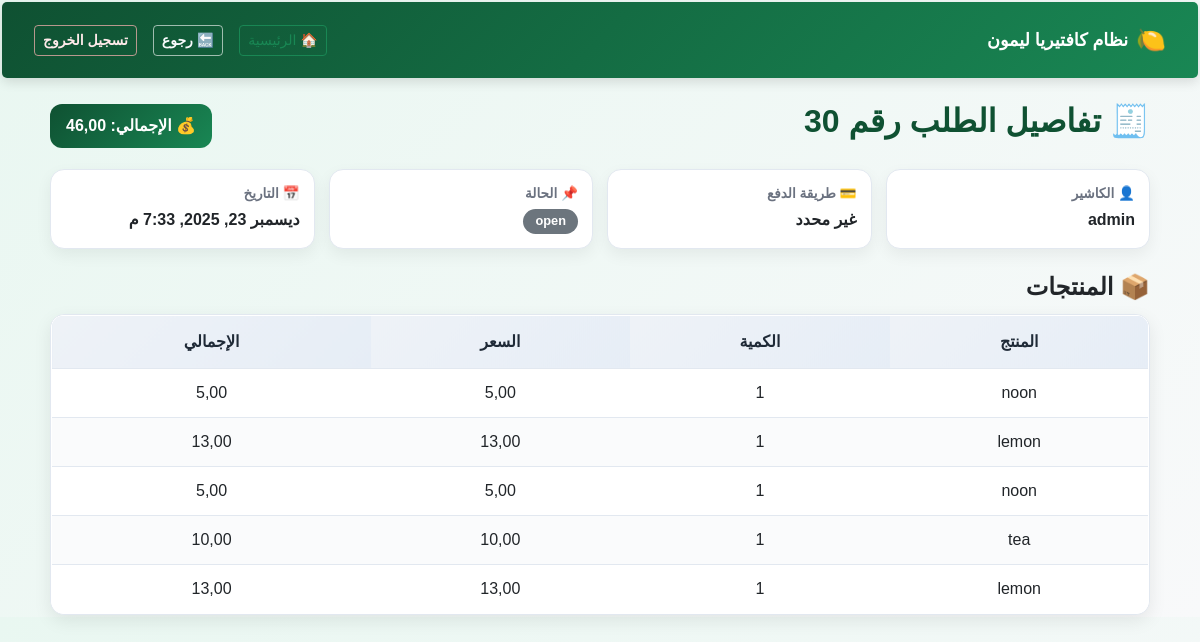
Page /reports/sales/30/ (signed in) on the earlier database version.
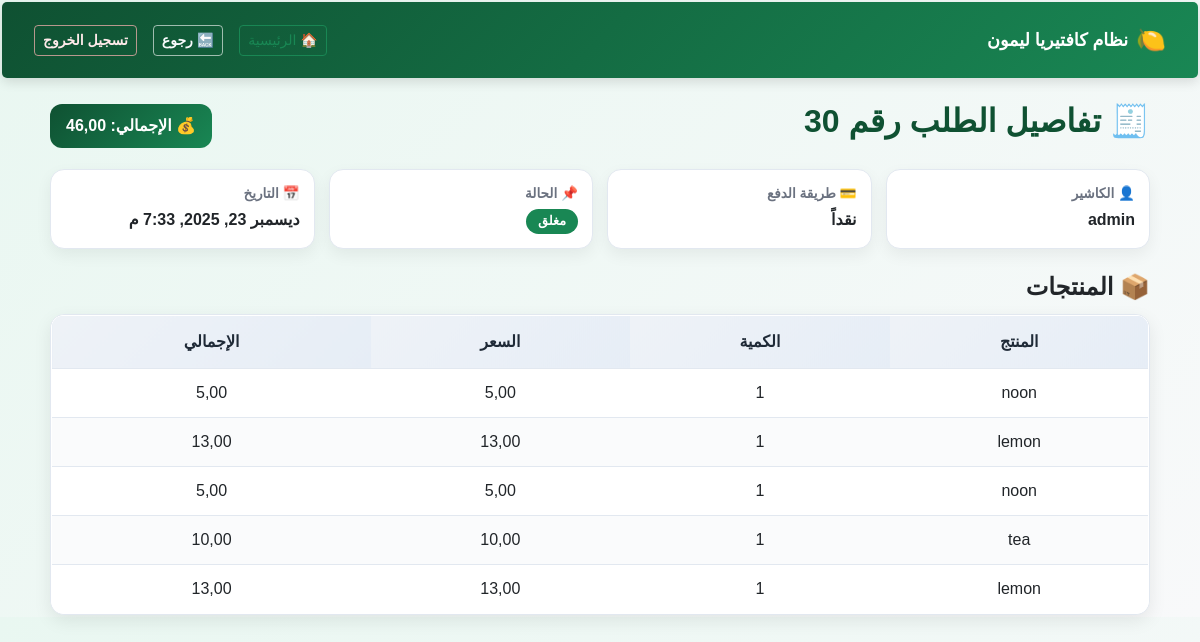
Same page on the later database version.
### sales/models.py (models this page shows, shortened)
class Ticket(models.Model):
    PAYMENT_CHOICES = (
        ('cash', 'نقداً'),
        ('transfer', 'تحويل'),
    )
    STATUS_CHOICES = (
        ('open', 'مفتوح'),
        ('closed', 'مغلق'),
    )
    cashier = models.ForeignKey(
        settings.AUTH_USER_MODEL,
        on_delete=models.CASCADE,
        verbose_name="الكاشير"
    )
    status = models.CharField(
        max_length=10,
        choices=STATUS_CHOICES,
        default='open'
    )
    payment_method = models.CharField(
        max_length=10,
        choices=PAYMENT_CHOICES,
        null=True,
        blank=True
    )
    transfer_number = models.CharField(
        max_length=50,
        null=True,
        blank=True
    )
    created_at = models.DateTimeField(auto_now_add=True)
    def total_amount(self):
        return sum(item.subtotal() for item in self.items.all())

class TicketItem(models.Model):
    ticket = models.ForeignKey(
        Ticket,
        related_name='items',
        on_delete=models.CASCADE
    )
    product = models.ForeignKey(Product, on_delete=models.CASCADE)
    quantity = models.PositiveIntegerField(default=1)
    price = models.DecimalField(max_digits=10, decimal_places=2)
    def subtotal(self):
        return self.price * self.quantity

### staff/models.py (models this page shows, shortened)
class CustomUser(AbstractUser):
    ROLES = (
        ('manager', 'مدير'),
        ('cashier', 'كاشير'),
        ('staff', 'موظف'),
    )
    role = models.CharField(max_length=20, choices=ROLES, default='staff')
    full_name = models.CharField(max_length=150)
    phone_number = models.CharField(max_length=20, blank=True)
    location = models.CharField(max_length=255, blank=True)
    manager_pin = models.CharField(
        max_length=128,
        blank=True,
        null=True,
        verbose_name="رمز المدير"
    )

### reports/views.py (the view)
# urls.py: path('sales/<int:ticket_id>/', views.ticket_detail, name='ticket_detail'),
@user_passes_test(is_manager)
def ticket_detail(request, ticket_id):
    ticket = get_object_or_404(Ticket, id=ticket_id)
    items = TicketItem.objects.filter(ticket=ticket).select_related('product')
    return render(request, 'reports/ticket_detail.html', {
        'ticket': ticket,
        'items': items
    })

### pos_system/utils.py (called while the page is built)
def is_manager(user):
    return user.is_authenticated and user.role == 'manager'

### templates/reports/ticket_detail.html (shortened to what this page needs)
{% extends "base.html" %}
{% load static %}
{% block extra_css %}
<link rel="stylesheet" href="{% static 'css/ticket-detail.css' %}">
{% endblock %}
{% block content %}
<div class="ticket-detail-page">
    <div class="ticket-header">
        <h2>🧾 تفاصيل الطلب رقم {{ ticket.id }}</h2>
        <div class="ticket-total">
            💰 الإجمالي: <strong>{{ ticket.total_amount }}</strong>
        </div>
    </div>
    <div class="ticket-info-grid">
        <div class="info-card">
            <span class="info-label">👤 الكاشير</span>
            <span class="info-value">
                {{ ticket.cashier.full_name|default:ticket.cashier.username }}
            </span>
        </div>
        <div class="info-card">
            <span class="info-label">💳 طريقة الدفع</span>
            <span class="info-value">
                {% if ticket.payment_method == 'cash' %}
                    نقداً
                {% else %}
                    غير محدد
                {% endif %}
            </span>
        </div>
        <div class="info-card">
            <span class="info-label">📌 الحالة</span>
            <span class="info-value">
                {% if ticket.status == 'closed' %}
                    <span class="badge badge-success">مغلق</span>
                {% elif ticket.status == 'refunded' %}
                    <span class="badge badge-danger">مُرجع</span>
                {% else %}
                    <span class="badge badge-secondary">{{ ticket.status }}</span>
                {% endif %}
            </span>
        </div>
        <div class="info-card">
            <span class="info-label">📅 التاريخ</span>
            <span class="info-value">
                {{ ticket.created_at }}
            </span>
        </div>
    </div>
    <div class="products-section">
        <h4>📦 المنتجات</h4>
        <div class="table-wrapper">
            <table class="products-table">
                <thead>
                    <tr>
                        <th>المنتج</th>
                        <th>الكمية</th>
                        <th>السعر</th>
                        <th>الإجمالي</th>
                    </tr>
                </thead>
                <tbody>
                {% for item in items %}
                    <tr>
                        <td>{{ item.product.name }}</td>
                        <td>{{ item.quantity }}</td>
                        <td>{{ item.price }}</td>
                        <td>{{ item.price|floatformat:2 }}</td>
                    </tr>
                {% empty %}
                    <tr>
                        <td colspan="4" class="empty-row">
                            لا توجد منتجات
                        </td>
                    </tr>
                {% endfor %}
                </tbody>
            </table>
        </div>
    </div>
</div>
{% endblock %}

Differences in the rows shown:
changed Ticket "admin": status "open" → (not shown)
Other differences:
text no longer shown: "غير محدد"
text now shown: "نقداً مغلق"
